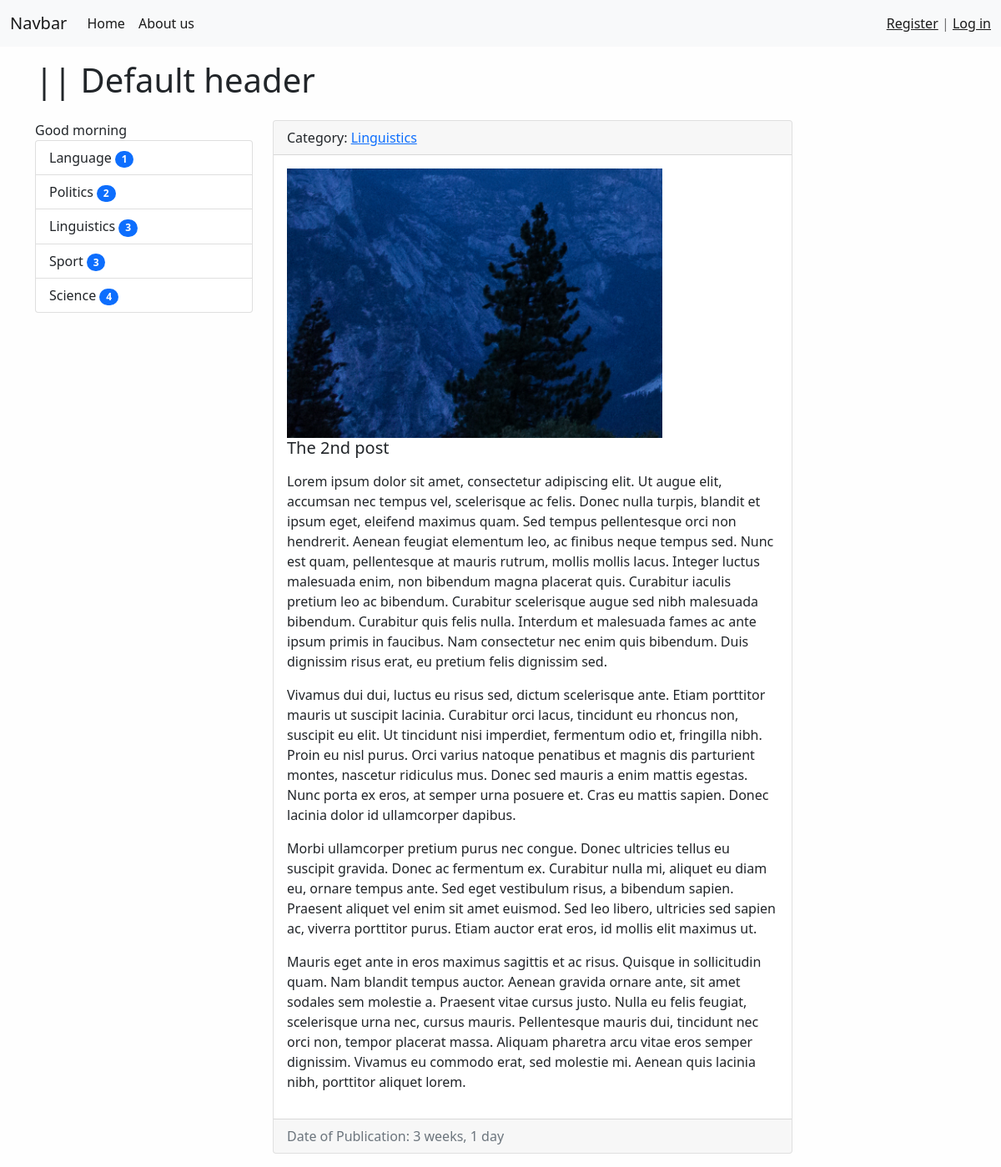
/post/2/, run on an earlier commit of the app's database.
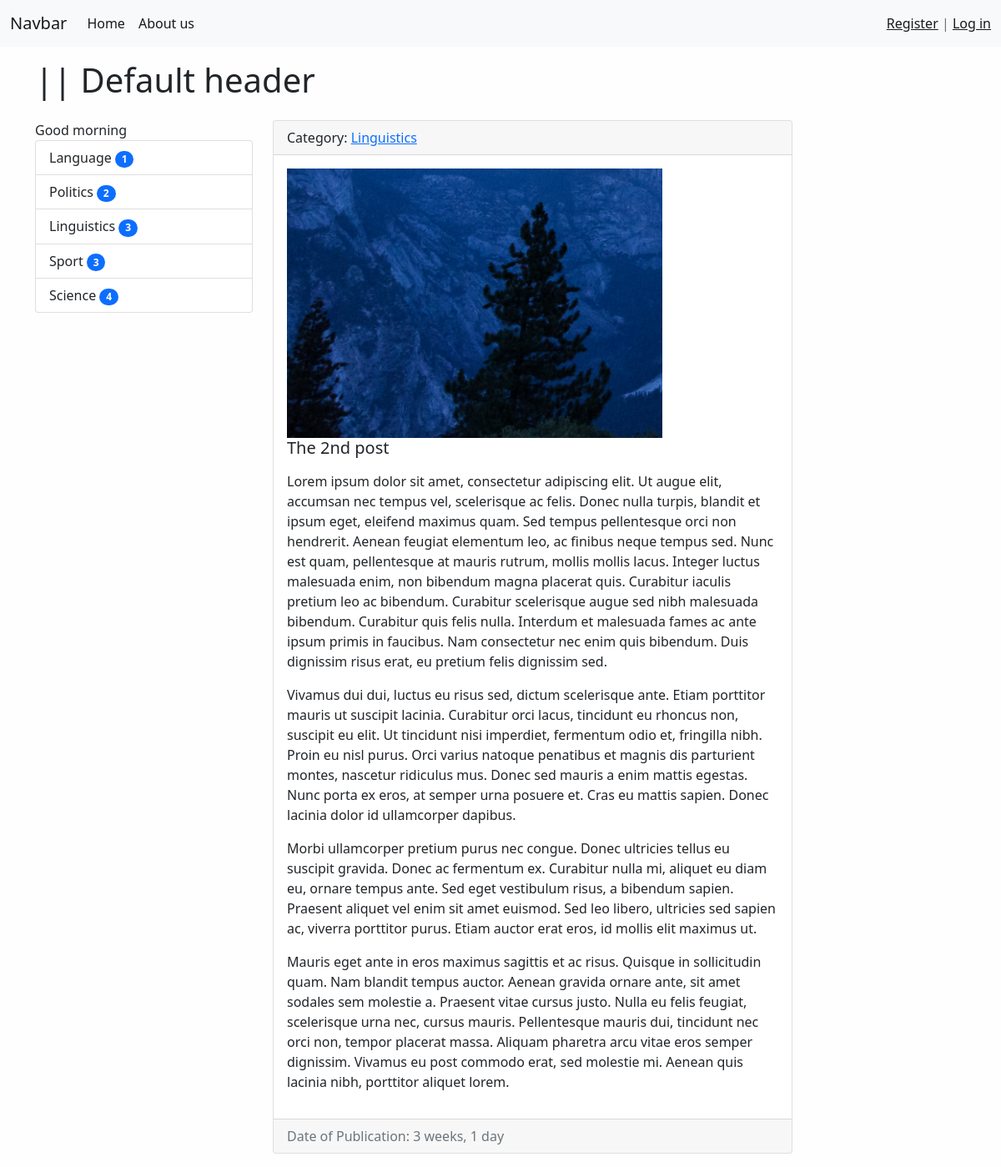
And on a later commit of the database.
### article/models.py (models this page shows, shortened)
class Category(models.Model):
    objects = None
    title = models.CharField(max_length=150, db_index=True, verbose_name='Category')
    def get_absolute_url(self):
        return reverse('category', kwargs={"cat_id": self.pk})
    def __str__(self):
        return self.title
    class Meta:
        verbose_name = 'Category'
        verbose_name_plural = 'Categories'

class Article(models.Model):
    title = models.CharField(max_length=150, db_index=True, verbose_name='Title')
    content = models.TextField(blank=True, verbose_name='Post content')
    created_date = models.DateTimeField(auto_now_add=True, verbose_name='Date of publication')
    updated_date = models.DateTimeField(auto_now=True, verbose_name='Last update')
    photo = models.ImageField(upload_to="img/%Y/%m/", verbose_name='Image', blank=True)
    is_published = models.BooleanField(default=True, verbose_name='Posted')
    category = models.ForeignKey('Category', on_delete=models.PROTECT, verbose_name="Category")
    views = models.IntegerField(default=0)
    class Meta:
        verbose_name = 'article'
        verbose_name_plural = 'articles'
        ordering = ['created_date']

### article/views.py (the view)
# urls.py: path('post/<int:pk>/', ViewPost.as_view(), name='post'),
class ViewPost(DetailView):
    model = Article
    template_name = 'article/view_post.html'
    context_object_name = 'post'

### article/templatetags/article_tags.py (called while the page is built)
@register.simple_tag()
def get_categories():
    return Category.objects.all()

@register.inclusion_tag("article/list_categories.html")
def display_categories(arg1="Hello", arh2="There"):
    categories = Category.objects.annotate(cnt=Count('article', filter=F('article__is_published'))).filter(cnt__gt=0)
    return {"cats": categories, "arg1": arg1, "arh2": arh2}

### article/templates/article/view_post.html (shortened to what this page needs)
{%extends 'base.html' %}
{% block head %}
    {{ title }} || {{ block.super }}
{% endblock head %}
{% block sidebar %}
    {% include 'inc/_sidebar.html' %}
{% endblock sidebar %}
{% block content%}
        <div class="col-md-9">
            <div class="card mb-3">
              <div class="card-header">
                  Category: <a href="{{ post.category.get_absolute_url }}">{{ post.category}}</a>
              </div>
              <div class="card-body">
                  <div class="media">
                      <div class="media-body">
                      {% if post.photo %}
                        <img src="{{ post.photo.url }}" alt="" width="450" class="mr-3">
                      {% else %}
                        <img src="https://picsum.photos/id/1084/450/300?grayscale" alt="" class="mr-3">
                      {% endif %}
                          <h5 class="card-title">{{post.title}}</h5>
                          <p class="card-text">{{post.content|safe|linebreaks }}</p>
                      </div>
                  </div>
              </div>
              <div class="card-footer text-muted">
                 Date of Publication: {{post.created_date |timesince}}
              </div>
            </div>
        </div>
{% endblock content%}

### templates/base.html (shortened to what this page needs)
{% load static %}
<!doctype html>
<html lang="en">
  <head>
    <link  rel="stylesheet" href="{% static 'bootstrap/css/bootstrap.min.css' %}">
    <link  rel="stylesheet" href="{% static 'css/style.css' %}">
  </head>
  <body>
    {% include 'inc/_nav.html'%}
<div class="container mt-3">
    <h1>{% block head %} Default header{% endblock head %}</h1>
    <div class="row">
        <div class="col-md-3 mt-3">
            {% block sidebar%} sidebar{% endblock sidebar%}
        </div>
        <div class="col-md-9 mt-3">
            {% block content%}{% endblock content%}
        </div>
    </div>
</div>
  </body>
</html>

### templates/inc/_nav.html (shortened to what this page needs)
<nav class="navbar navbar-expand-lg navbar-light bg-light">
    <div class="container-fluid">
        <a class="navbar-brand" href="{% url 'home'%}">Navbar</a>
        <div class="collapse navbar-collapse" id="navbarSupportedContent">
            <ul class="navbar-nav me-auto mb-2 mb-lg-0">
                <li class="nav-item"><a class="nav-link active" aria-current="page" href="{% url 'home'%}">Home</a></li>
                <li class="nav-item"><a class="nav-link active" aria-current="page" href="{% url 'about'%}">About us</a></li>
            </ul>
            <span class="navbar-text">
                {% if request.user.is_authenticated %}
                Welcome, dear {{ user}}!   |   <a href="{% url 'logout' %}">Log out</a>
                {% else %}
                <a href="{% url 'register' %}">Register</a> | <a href="{% url 'login' %}">Log in</a>
                {% endif %}
            </span>
        </div>
    </div>
</nav>

### templates/inc/_sidebar.html
{% load article_tags %}
{% display_categories  arg1="Good morning"%}

### article/templates/article/list_categories.html
<div class="list-group">
    {{ arg1 }}
        {% for cat in cats %}
        {% if cur_cat == cat.pk%}
            <a
                href="{{ cat.get_absolute_url }}" class="list-group-item list-group-item-action active" aria-current="true">{{cat.title}}
                <span class="badge bg-primary rounded-pill">{{cat.cnt}}</span>
            </a>
        {% else %}
            <a
                href="{{ cat.get_absolute_url }}" class="list-group-item list-group-item-action" aria-current="true">{{cat.title}}
                <span class="badge bg-primary rounded-pill">{{cat.cnt}}</span>
            </a>
        {%endif%}
        {%endfor%}
</div>

### land_of_lang/static/css/style.css (style rules this page uses)
body { background-color: #fefefe; }

What changed in the data, as far as the page shows it:
changed Article "The 2nd post": content "…semper dignissim. Vivamus eu commodo erat, sed molestie…" → "…semper dignissim. Vivamus eu post commodo erat, sed molestie…"
